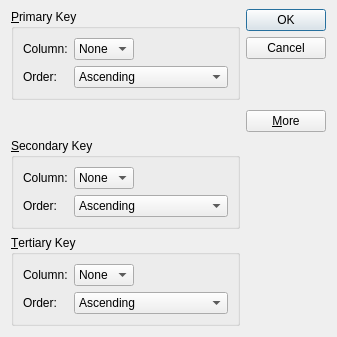
<?xml version="1.0" encoding="UTF-8"?>
<ui version="4.0">
 <class>SortDialog</class>
 <widget class="QDialog" name="SortDialog">
  <property name="geometry">
   <rect>
    <x>0</x>
    <y>0</y>
    <width>337</width>
    <height>337</height>
   </rect>
  </property>
  <property name="windowTitle">
   <string>Sort</string>
  </property>
  <layout class="QGridLayout" name="gridLayout_4">
   <property name="topMargin">
    <number>9</number>
   </property>
   <item row="0" column="0">
    <widget class="QGroupBox" name="primaryGroupBox">
     <property name="autoFillBackground">
      <bool>false</bool>
     </property>
     <property name="title">
      <string>&amp;Primary Key</string>
     </property>
     <property name="flat">
      <bool>false</bool>
     </property>
     <property name="checkable">
      <bool>false</bool>
     </property>
     <layout class="QGridLayout" name="gridLayout">
      <item row="0" column="0">
       <widget class="QLabel" name="label">
        <property name="text">
         <string>Column:</string>
        </property>
       </widget>
      </item>
      <item row="0" column="1">
       <widget class="QComboBox" name="primaryColumnCombo">
        <item>
         <property name="text">
          <string>None</string>
         </property>
        </item>
       </widget>
      </item>
      <item row="0" column="2">
       <spacer name="horizontalSpacer">
        <property name="orientation">
         <enum>Qt::Horizontal</enum>
        </property>
        <property name="sizeHint" stdset="0">
         <size>
          <width>63</width>
          <height>20</height>
         </size>
        </property>
       </spacer>
      </item>
      <item row="1" column="0">
       <widget class="QLabel" name="label_2">
        <property name="text">
         <string>Order:</string>
        </property>
       </widget>
      </item>
      <item row="1" column="1" colspan="2">
       <widget class="QComboBox" name="primaryOrderCombo">
        <item>
         <property name="text">
          <string>Ascending</string>
         </property>
        </item>
        <item>
         <property name="text">
          <string>Descending</string>
         </property>
        </item>
       </widget>
      </item>
     </layout>
    </widget>
   </item>
   <item row="0" column="1" rowspan="2">
    <layout class="QVBoxLayout" name="verticalLayout">
     <item>
      <widget class="QPushButton" name="okButton">
       <property name="text">
        <string>OK</string>
       </property>
       <property name="default">
        <bool>true</bool>
       </property>
      </widget>
     </item>
     <item>
      <widget class="QPushButton" name="cancelButton">
       <property name="text">
        <string>Cancel</string>
       </property>
      </widget>
     </item>
     <item>
      <spacer name="verticalSpacer">
       <property name="orientation">
        <enum>Qt::Vertical</enum>
       </property>
       <property name="sizeHint" stdset="0">
        <size>
         <width>20</width>
         <height>0</height>
        </size>
       </property>
      </spacer>
     </item>
     <item>
      <widget class="QPushButton" name="moreButton">
       <property name="text">
        <string>&amp;More</string>
       </property>
       <property name="checkable">
        <bool>true</bool>
       </property>
      </widget>
     </item>
    </layout>
   </item>
   <item row="1" column="0">
    <spacer name="verticalSpacer_2">
     <property name="orientation">
      <enum>Qt::Vertical</enum>
     </property>
     <property name="sizeHint" stdset="0">
      <size>
       <width>20</width>
       <height>10</height>
      </size>
     </property>
    </spacer>
   </item>
   <item row="2" column="0">
    <widget class="QGroupBox" name="secondaryGroupBox">
     <property name="autoFillBackground">
      <bool>false</bool>
     </property>
     <property name="title">
      <string>&amp;Secondary Key</string>
     </property>
     <property name="flat">
      <bool>false</bool>
     </property>
     <property name="checkable">
      <bool>false</bool>
     </property>
     <layout class="QGridLayout" name="gridLayout_2">
      <item row="0" column="0">
       <widget class="QLabel" name="label_3">
        <property name="text">
         <string>Column:</string>
        </property>
       </widget>
      </item>
      <item row="0" column="1">
       <widget class="QComboBox" name="secondaryColumnCombo">
        <item>
         <property name="text">
          <string>None</string>
         </property>
        </item>
       </widget>
      </item>
      <item row="0" column="2">
       <spacer name="horizontalSpacer_2">
        <property name="orientation">
         <enum>Qt::Horizontal</enum>
        </property>
        <property name="sizeHint" stdset="0">
         <size>
          <width>40</width>
          <height>20</height>
         </size>
        </property>
       </spacer>
      </item>
      <item row="1" column="0">
       <widget class="QLabel" name="label_4">
        <property name="text">
         <string>Order:</string>
        </property>
       </widget>
      </item>
      <item row="1" column="1" colspan="2">
       <widget class="QComboBox" name="secondaryOrderCombo">
        <item>
         <property name="text">
          <string>Ascending</string>
         </property>
        </item>
        <item>
         <property name="text">
          <string>Descending</string>
         </property>
        </item>
       </widget>
      </item>
     </layout>
    </widget>
   </item>
   <item row="3" column="0">
    <widget class="QGroupBox" name="tertiaryGroupBox">
     <property name="autoFillBackground">
      <bool>false</bool>
     </property>
     <property name="title">
      <string>&amp;Tertiary Key</string>
     </property>
     <property name="flat">
      <bool>false</bool>
     </property>
     <property name="checkable">
      <bool>false</bool>
     </property>
     <layout class="QGridLayout" name="gridLayout_3">
      <item row="0" column="0">
       <widget class="QLabel" name="label_5">
        <property name="text">
         <string>Column:</string>
        </property>
       </widget>
      </item>
      <item row="0" column="1">
       <widget class="QComboBox" name="tertiaryColumnCombo">
        <item>
         <property name="text">
          <string>None</string>
         </property>
        </item>
       </widget>
      </item>
      <item row="0" column="2">
       <spacer name="horizontalSpacer_3">
        <property name="orientation">
         <enum>Qt::Horizontal</enum>
        </property>
        <property name="sizeHint" stdset="0">
         <size>
          <width>40</width>
          <height>20</height>
         </size>
        </property>
       </spacer>
      </item>
      <item row="1" column="0">
       <widget class="QLabel" name="label_6">
        <property name="text">
         <string>Order:</string>
        </property>
       </widget>
      </item>
      <item row="1" column="1" colspan="2">
       <widget class="QComboBox" name="tertiaryOrderCombo">
        <item>
         <property name="text">
          <string>Ascending</string>
         </property>
        </item>
        <item>
         <property name="text">
          <string>Descending</string>
         </property>
        </item>
       </widget>
      </item>
     </layout>
    </widget>
   </item>
  </layout>
 </widget>
 <tabstops>
  <tabstop>primaryColumnCombo</tabstop>
  <tabstop>primaryOrderCombo</tabstop>
  <tabstop>secondaryColumnCombo</tabstop>
  <tabstop>secondaryOrderCombo</tabstop>
  <tabstop>tertiaryColumnCombo</tabstop>
  <tabstop>tertiaryOrderCombo</tabstop>
  <tabstop>okButton</tabstop>
  <tabstop>cancelButton</tabstop>
  <tabstop>moreButton</tabstop>
 </tabstops>
 <resources/>
 <connections>
  <connection>
   <sender>okButton</sender>
   <signal>clicked()</signal>
   <receiver>SortDialog</receiver>
   <slot>accept()</slot>
   <hints>
    <hint type="sourcelabel">
     <x>284</x>
     <y>19</y>
    </hint>
    <hint type="destinationlabel">
     <x>247</x>
     <y>170</y>
    </hint>
   </hints>
  </connection>
  <connection>
   <sender>cancelButton</sender>
   <signal>clicked()</signal>
   <receiver>SortDialog</receiver>
   <slot>reject()</slot>
   <hints>
    <hint type="sourcelabel">
     <x>324</x>
     <y>65</y>
    </hint>
    <hint type="destinationlabel">
     <x>283</x>
     <y>222</y>
    </hint>
   </hints>
  </connection>
  <connection>
   <sender>moreButton</sender>
   <signal>toggled(bool)</signal>
   <receiver>secondaryGroupBox</receiver>
   <slot>setVisible(bool)</slot>
   <hints>
    <hint type="sourcelabel">
     <x>270</x>
     <y>116</y>
    </hint>
    <hint type="destinationlabel">
     <x>107</x>
     <y>135</y>
    </hint>
   </hints>
  </connection>
  <connection>
   <sender>moreButton</sender>
   <signal>toggled(bool)</signal>
   <receiver>tertiaryGroupBox</receiver>
   <slot>setVisible(bool)</slot>
   <hints>
    <hint type="sourcelabel">
     <x>292</x>
     <y>104</y>
    </hint>
    <hint type="destinationlabel">
     <x>157</x>
     <y>272</y>
    </hint>
   </hints>
  </connection>
 </connections>
</ui>
